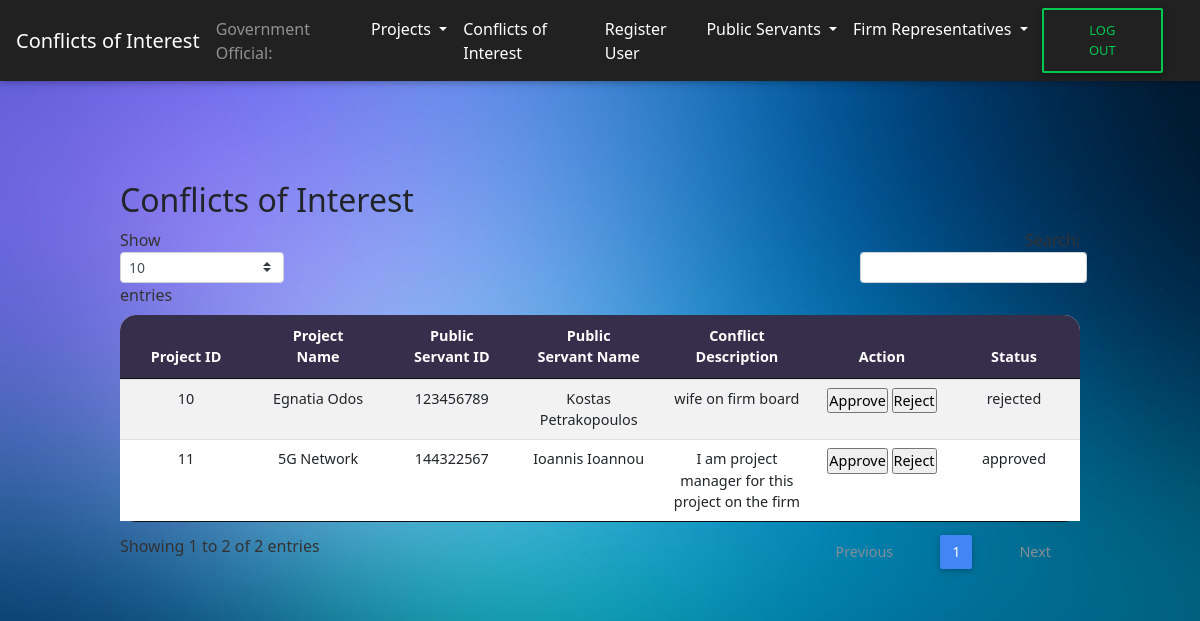
/CoI/conflicts.php, run on an earlier commit of the app's database.
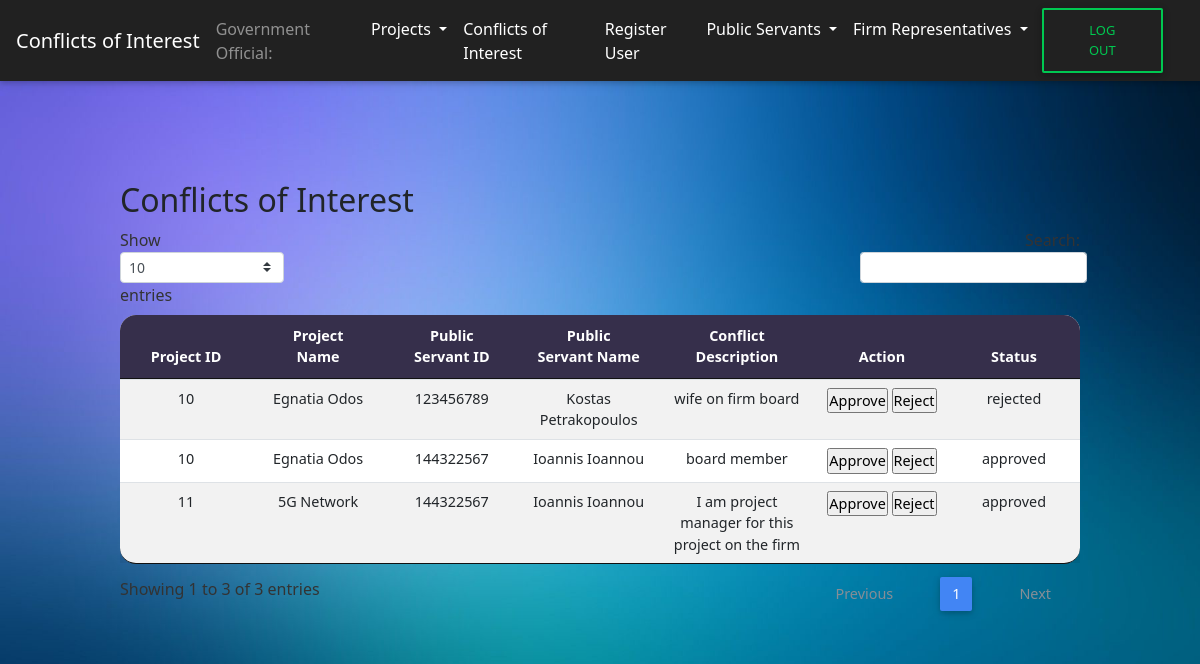
And on a later commit of the database.
### tables this page shows
CREATE TABLE `conflicts` (
  `conflict_id` int(9) NOT NULL,
  `project_id` int(9) NOT NULL,
  `ps_AFM` int(9) NOT NULL,
  `coi_description` varchar(500) NOT NULL,
  `status` varchar(12) NOT NULL
);

CREATE TABLE `projects` (
  `project_id` int(12) NOT NULL,
  `project_name` varchar(255) NOT NULL,
  `project_start_date` date NOT NULL,
  `project_end_date` date NOT NULL,
  `project_desc` varchar(1000) NOT NULL
);

CREATE TABLE `users` (
  `AFM` int(11) NOT NULL,
  `name` varchar(50) NOT NULL,
  `password` varchar(255) NOT NULL,
  `user_type` varchar(2) NOT NULL,
  `created_at` datetime DEFAULT current_timestamp()
);

### CoI/conflicts.php (the view, shortened to what this page needs)
<?php include('header.php');
include('connect.php');
?>
<nav class="navbar navbar-expand-lg navbar-dark bg-dark">
    <a class="navbar-brand" href="#">Conflicts of Interest</a>
    <span class="navbar-text">
        Government Official:
    </span>
    <div class="collapse navbar-collapse" id="navbarSupportedContent">
        <ul class="navbar-nav mr-auto">
            <li class="nav-item dropdown">
                <a class="nav-link dropdown-toggle" href="#" id="navbarDropdown" role="button" data-toggle="dropdown" aria-haspopup="true" aria-expanded="false">
                    Projects
                </a>
            </li>
            <li class="nav-item">
                <a class="nav-link" href="conflicts.php">Conflicts of Interest</a>
            </li>
            <li class="nav-item">
                <a class="nav-link" href="register.php">Register User</a>
            </li>
            <li class="nav-item dropdown">
                <a class="nav-link dropdown-toggle" href="#" id="navbarDropdown" role="button" data-toggle="dropdown" aria-haspopup="true" aria-expanded="false">
                    Public Servants
                </a>
            </li>
            <li class="nav-item dropdown">
                <a class="nav-link dropdown-toggle" href="#" id="navbarDropdown" role="button" data-toggle="dropdown" aria-haspopup="true" aria-expanded="false">
                    Firm Representatives
                </a>
            </li>
        </ul>
        <form class="form-inline my-2 my-lg-0" method="post" action="logout.php" id="logoutform">
            <button class="btn btn-outline-success my-2 my-sm-0" type="submit" id="logout-btn">Log Out</button>
        </form>
    </div>
</nav>
<div id="Conflicts">
    <div class="wrapper-table">
        <div class="page-header clearfix">
            <h2 class="pull-left">Conflicts of Interest</h2>
        </div>
        <?php
        $sql = "SELECT * FROM conflicts INNER JOIN projects ON conflicts.project_id = projects.project_id INNER JOIN users ON conflicts.ps_AFM = users.AFM";
        if ($result = mysqli_query($conn, $sql)) {
            if (mysqli_num_rows($result) > 0) {
                echo  "<table id='conflicts' class='table table-striped table-sm project-table' cellspacing='0' width='100%'>";
                echo "<thead>";
                echo "<tr>";
                echo "<th class='th-sm' id ='th-first' >Project ID</th>";
                echo "<th class='th-sm'>Project Name</th>";
                echo "<th class='th-sm'>Public Servant ID</th>";
                echo "<th class='th-sm'>Public Servant Name</th>";
                echo "<th class='th-sm'>Conflict Description</th>";
                echo "<th class='th-sm'>Action</th>";
                echo "<th class='th-sm' id='th-last'>Status</th>";
                echo "</tr>";
                echo "</thead>";
                echo "<tbody>";
                while ($row = mysqli_fetch_array($result)) {
                    echo "<tr>";
                    echo "<td>" . $row['project_id'] . "</td>";
                    echo "<td>" . $row['project_name'] . "</td>";
                    echo "<td>" . $row['ps_AFM'] . "</td>";
                    echo "<td>" . $row['name'] . "</td>";
                    echo "<td>" . $row['coi_description'] . "</td>";
                    echo "<td><form method='POST'class='coi-btn-form' action='approve_coi.php'>
                    <input type='hidden' name='conflict_id' value='" . $row["conflict_id"] . "'/>
                    <input type='submit' name='submit' value='Approve'/>
                    </form>
                    <form method='POST' class='coi-btn-form' action='reject_coi.php'>
                    <input type='hidden' name='conflict_id' value='" . $row["conflict_id"] . "'/>
                    <input type='submit' name='submit' value='Reject'/>
                    </form>
                    </td>";
                    echo "<td>" . $row['status'] . "</td>";
                    echo "</tr>";
                }
                echo "</table>";
            } else {
                echo "<p class='lead'><em>No records were found.</em></p>";
            }
        } else {
            echo "ERROR: Could not able to execute $sql. " . mysqli_error($conn);
        }
        ?>
    </div>
</div>
<?php include('footer.php') ?>
</body>
</html>

What changed in the data, as far as the page shows it:
added conflicts: project.project_id "10", project.project_name "Egnatia Odos", ps_AFM "144322567", users.name "Ioannis Ioannou", coi_description "board member", status "approved"
Also different on the page:
text written by a page script: "Show entries Showing 1 to 2 of 2 entries Previous 1 Next" → "Show entries Showing 1 to 3 of 3 entries Previous 1 Next"
